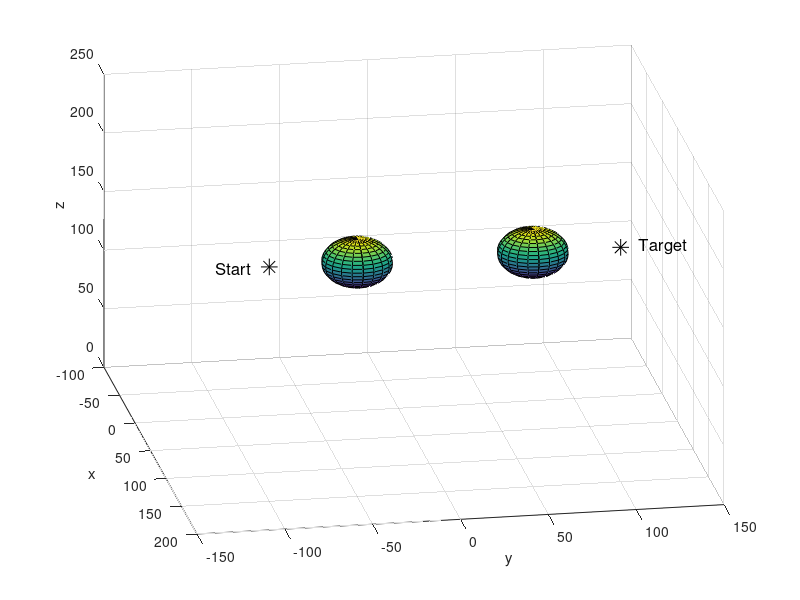

Recreate this plot in MATLAB. (Note: this script raises an error after producing the figure.)
%%%%%%%%%%%%%%%%%%%%%%%%%%%%%%%%%%%%%%%%%%%%%%
% Obstacle avoidance script
% Greg Baker
%%%%%%%%%%%%%%%%%%%%%%%%%%%%%%%%%%%%%%%%%%%%%%
clear all
close all
clc

%% Location of waypoints and obstacles

% location of Start and End points [x y z] (mm)
    p(1,:) = [150, -100, 200];
    p(2,:) = [150, 100, 200];

% Location and radius of spherical objects (mm)
    h = 150;
    j = -50;   % Second sphere at j = +50 (mm)
    k = 200
    r = 20;

%% Straight line to target

% Number of points between start point and target
    n = 20;

% Pitch kept constant and zero throughout
    pitch = 0;

% Initialise matrices for intermediate points
    x = zeros(1,20);
    y = zeros(1,20);
    z = zeros(1,20);

% Index variables
    i = 1;
    m = 1;

% Set first point to starting point
    x(i) = p(1,1);
    y(i) = p(1,2);
    z(i) = p(1,3);

% Coordinate system for spherical obstacles   
    [xs,ys,zs] = sphere;

% Initialise figure with start and end point and spherical obstacles
    figure(1)
    grid on
    hold on
    view([80 30])
    xlabel('x')
    ylabel('y')
    zlabel('z')
    xlim([-100 200])
    ylim([-150 150])
    zlim([0  250])
    
% Plot spherical obstacles
    surf(xs*r+h, ys*r+j, zs*r+k)
    surf(xs*r+h, ys*r-j, zs*r+k)
    
% Show location of start point in 3D plot
    plot3(p(2,1), p(2,2), p(2,3), 'k*', 'MarkerSize', 12)
    text(p(2,1), p(2,2)+10, p(2,3), 'Target', 'FontSize', 12)
    
% Show location of start point in 3D plot
    plot3(p(1,1), p(1,2), p(1,3), 'k*', 'MarkerSize', 12)
    text(p(1,1), p(1,2)-10, p(1,3), 'Start', 'FontSize', 12, 'HorizontalALignment', 'right')

while round(x(i)) ~= p(2,1) || round(y(i)) ~= p(2,2) || round(z(i) ~= p(2,3))
    % Matrix of sampling points
        x(:) = linspace(x(i), p(2,1), n);
        y(:) = linspace(y(i), p(2,2), n);
        z(:) = linspace(z(i), p(2,3), n);

    for i = 1:n

        if (x(i)-h)^2 + (y(i)-j)^2 + (z(i)-k)^2 < (r+5)^2 || (x(i)-h)^2 + (y(i)+j)^2 + (z(i)-k)^2 < (r+5)^2
            random = rand(1);
            if random <= (1/2)
                z(i) = z(i) + 5;
            else
                x(i) = x(i) - 5;
            end
            break
        end

        joint_angles = inverse_kinematics(x(i),y(i),z(i),pitch);

        coords = Forward_Kinematics(joint_angles);
        
        for l = 1:3
            poe(l,m) = coords(l,6);
        end
        
        if exist('h2')
            set(h2,'Visible','off')
        end
        h2 = plot3(coords(1,:), coords(2,:), coords(3,:), 'b', 'LineWidth', 2);
        pause(0.3)
        plot3(poe(1,:), poe(2,:), poe(3,:), 'k--', 'LineWidth', 2)
        m = m+1;
    end
    
end

    